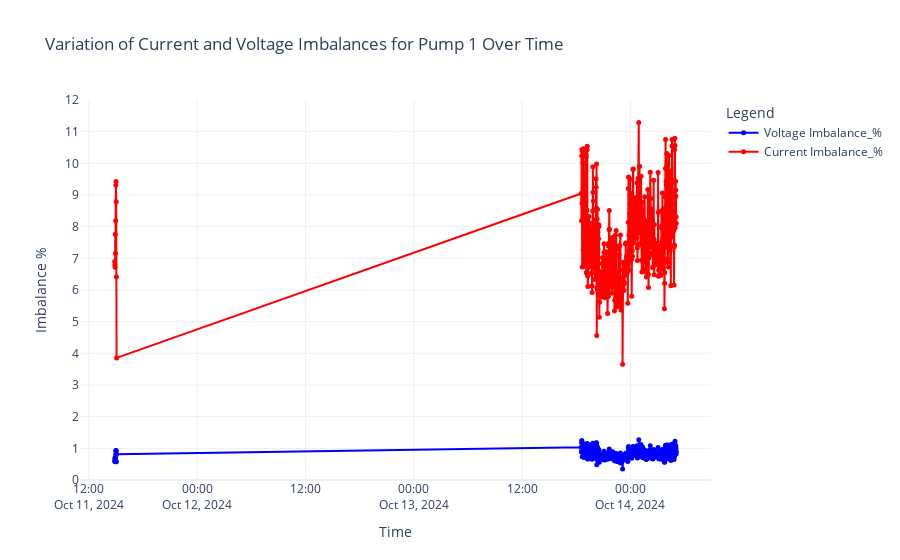

Notebook cell for this chart:
### Code cell
fig = go.Figure()
# dfs = [df1,df1,df1,df1,df1]
# pump = ''
# for i in dfs:
#     if i == df1:
#         pump = 'Pump 1'
#     elif i == df1:
#         pump = 'Pump 2'
#     elif i == df1:
#         pump = 'Pump 3'
#     elif i == df1:
#         pump = 'Pump 5'
#     else:
#         pump = 'Pump 6'
# i = df1
fig.add_trace(go.Scatter(
    x=df1.index,
    y=df1['Voltage_Imbalance_%'],
    mode='lines+markers',
    name='Voltage Imbalance_%',
    line=dict(color='blue'),
    marker=dict(size=5)
))

fig.add_trace(go.Scatter(
    x=df1.index,
    y=df1['Current_Imbalance_%'],
    mode='lines+markers',
    name='Current Imbalance_%',
    line=dict(color='red'),
    marker=dict(size=5)
))

fig.update_layout(
    title=f'Variation of Current and Voltage Imbalances for Pump 1 Over Time',
    xaxis_title='Time',
    yaxis_title='Imbalance %',
    legend_title='Legend',
    template='plotly_white'
)
fig.update_yaxes(
    range=[0, 12], 
    dtick=1         
)


fig.show()

### Figure 1 — Plotly figure (JSON) as saved in the notebook; plotly's stock layout.template omitted (floating-point values rounded to 4 significant figures; data arrays with more than 128 entries replaced by an {"elided": "..."} marker saying what was removed)
{"data": [{"line": {"color": "blue"}, "marker": {"size": 5}, "mode": "lines+markers", "name": "Voltage Imbalance_%", "type": "scatter", "x": {"elided": "498 str values"}, "y": {"elided": "498 float values"}}, {"line": {"color": "red"}, "marker": {"size": 5}, "mode": "lines+markers", "name": "Current Imbalance_%", "type": "scatter", "x": {"elided": "498 str values"}, "y": {"elided": "498 float values"}}], "layout": {"legend": {"title": {"text": "Legend"}}, "title": {"text": "Variation of Current and Voltage Imbalances for Pump 1 Over Time"}, "xaxis": {"title": {"text": "Time"}}, "yaxis": {"dtick": 1, "range": [0, 12], "title": {"text": "Imbalance %"}}}}
